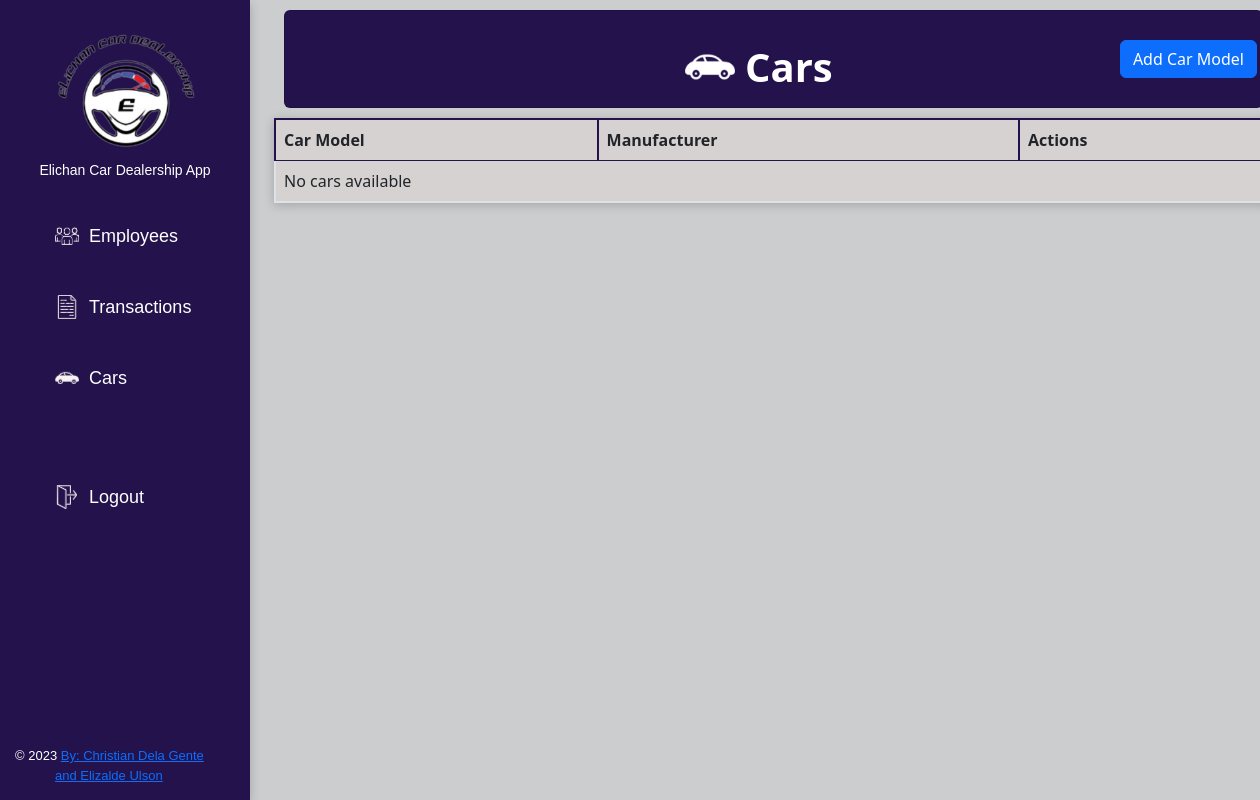
The app's page /cars/, older data.
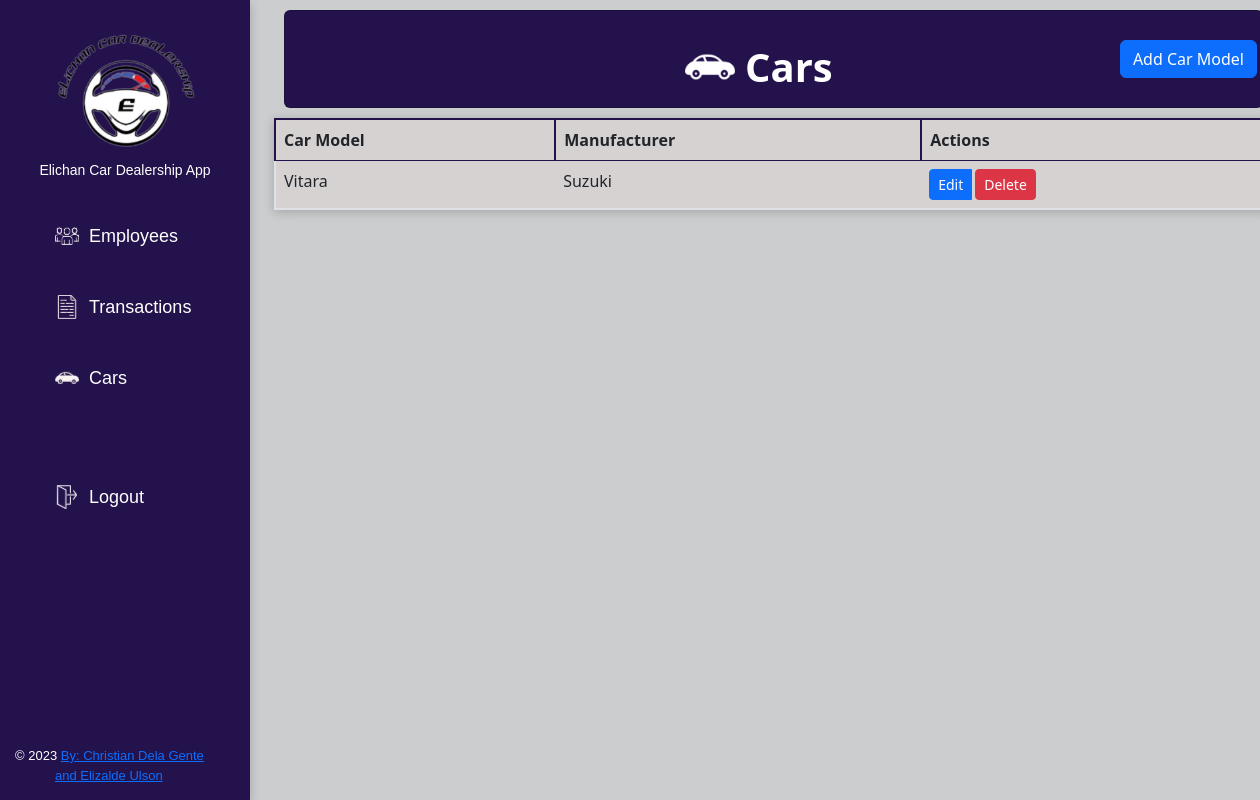
The same page, newer data.
### employees/models.py (models this page shows, shortened)
class Car(models.Model):
    car_model = models.CharField(max_length=100)
    manufacturer = models.CharField(max_length=100)

### employees/views.py (the view)
# urls.py: path('cars/', views.cars, name='cars'),
def cars(request):
    cars = Car.objects.all()
    return render(request, 'cars.html', {'cars': cars})

### employees/templates/employees/cars.html (shortened to what this page needs)
<!DOCTYPE html>
<html>
<head>
  {% extends 'employees/sidebar.html' %}
  {% block content %}
  {% load static %}
  <link rel="stylesheet" type="text/css" href="{% static 'css/bootstrap.min.css' %}">
  <link rel="stylesheet" type="text/css" href="{% static 'css/style.css' %}">
  <link rel="stylesheet" type="text/css" href="{% static 'css/tables-buttons.css' %}">
</head>
<body>
  <div class="container">
    <div class="card strpied-tabled-with-hover" style="margin: 10px">
      <div class="d-flex justify-content-between align-items-center">
        <div class="d-flex align-items-center">
          <img src="{% static 'img/car-logo.png' %}" height="50px" width="50px" style="margin-right: 10px; margin-left: 400px; margin-top: 15px;">
          <h1>Cars</h1>
        </div>
        <a href="{% url 'add_car_model' %}" class="btn btn-primary" style="margin-right: 5px">Add Car Model</a>
      </div>
    </div>
  </div>
  <div class="container">
    <table class="table">
      <thead>
        <tr>
          <th>Car Model</th>
          <th>Manufacturer</th>
          <th>Actions</th>
        </tr>
      </thead>
      <tbody>
        {% for car in cars %}
        <tr>
          <td>{{ car.car_model }}</td>
          <td>{{ car.manufacturer }}</td>
          <td>
            <div class="btn-group" role="group">
              <a href="{% url 'edit_car_model' car.id %}" class="btn btn-sm btn-primary">Edit</a>
              <form method="POST" action="{% url 'delete_car_model' car.id %}" class="d-inline">
                <button style="margin-left: 3px" type="submit" class="btn btn-sm btn-danger" onclick="return confirm('Are you sure you want to delete this car model?')">Delete</button>
              </form>
            </div>
          </td>
        </tr>
        {% empty %}
        <tr>
          <td colspan="3">No cars available</td>
        </tr>
        {% endfor %}
      </tbody>
    </table>
  </div>
  {% endblock %}

Row changes from the older to the newer data that the page shows:
added Car: car_model "Vitara", manufacturer "Suzuki"
Text that changed along with them:
text no longer shown: "No cars available"
